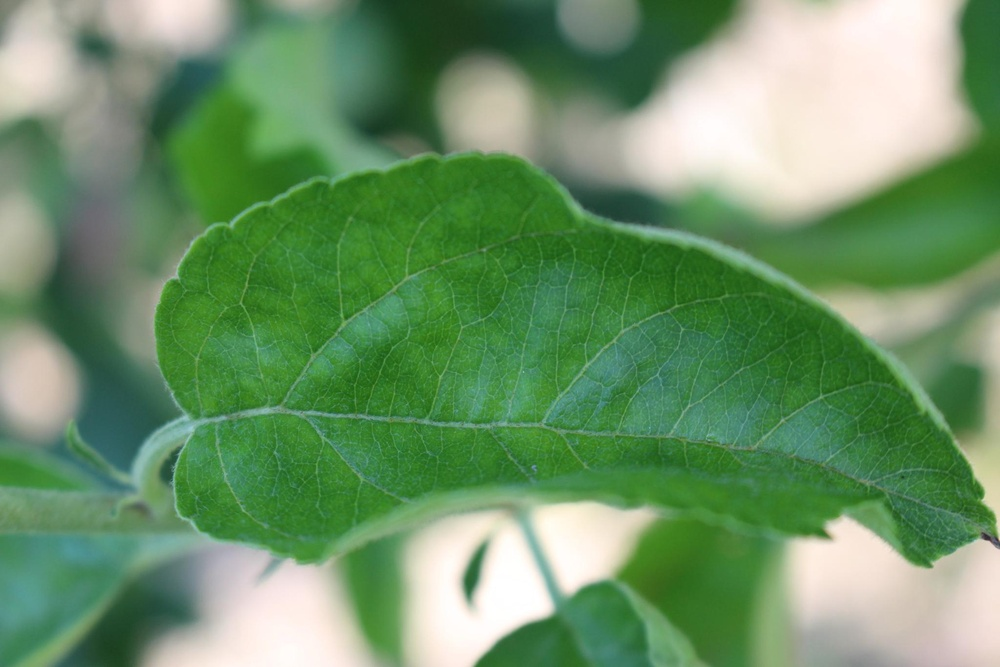
#> input picture Introducao a Visao Computacional/6. Aplicacao de filtros/Train_2.jpg, 1000 x 667 px, shrunk from 2048 x 1365 before the run
$ python filtroGaussiano.py
#> lines starting #> are read from the running program, lines starting #| are printed output that depends on the picture
import cv2

imgOriginal = cv2.imread("Train_2.jpg")
#> imgOriginal is the input picture: shape (667, 1000, 3); mean B, G, R 103.6, 147.2, 108.7
#                                               1     2
imgComFiltro = cv2.GaussianBlur(imgOriginal, (21,21), 8)
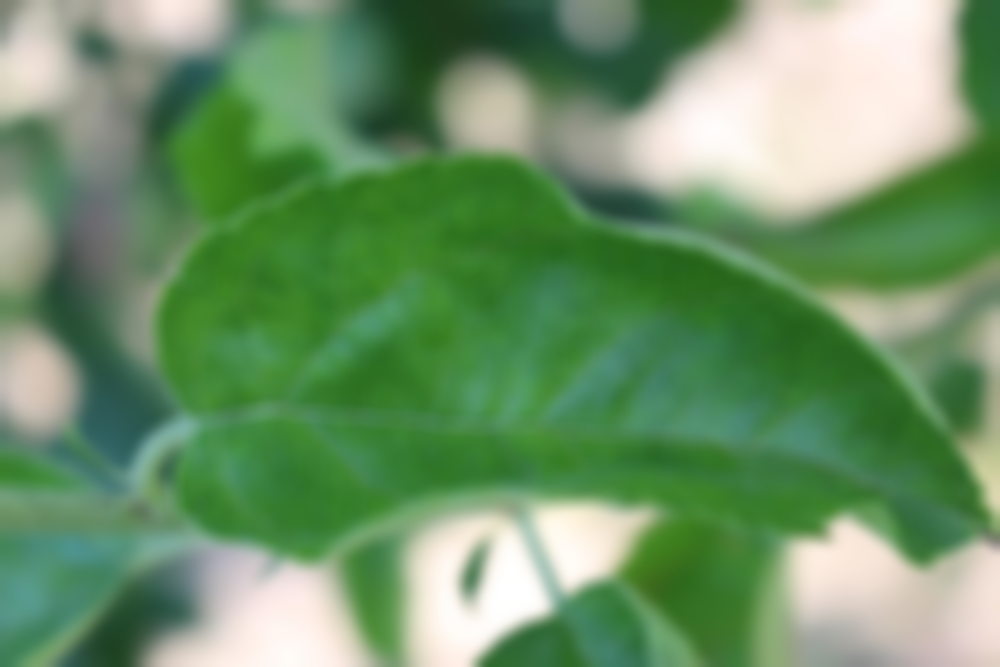
#> imgComFiltro: shape (667, 1000, 3); mean B, G, R 103.6, 147.2, 108.7
# 1: Tamanho da matriz. A quantidade que será aplicada (quanto maior o numero, mais embaçado)
# *É recomendado que a máscara seja uma matriz quadrada, com número ímpar de linhas e colunas
# 2: Grau de suavização

cv2.imshow("Original", imgOriginal)
cv2.imshow("Com Filtro", imgComFiltro)

cv2.waitKey(0)
cv2.destroyAllWindows()

$ run again, with Introducao a Visao Computacional/6. Aplicacao de filtros/Train_1.jpg copied over Introducao a Visao Computacional/6. Aplicacao de filtros/Train_2.jpg
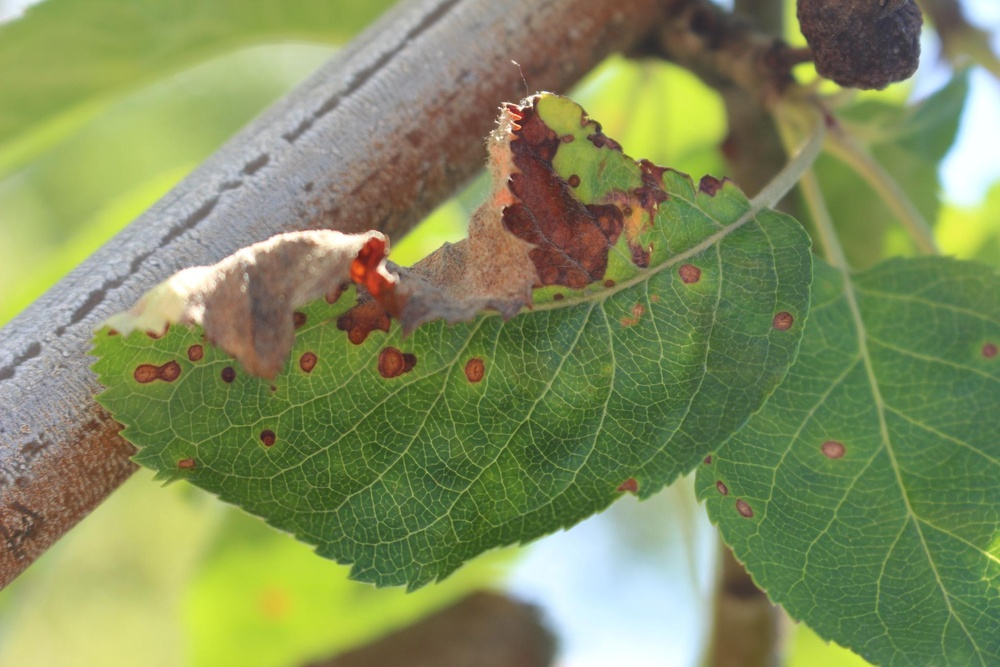
#> input picture Introducao a Visao Computacional/6. Aplicacao de filtros/Train_1.jpg, 1000 x 667 px, shrunk from 2048 x 1365 before the run
#> imgOriginal is the input picture: shape (667, 1000, 3); mean B, G, R 93.3, 142, 130.2
#> `imgComFiltro = cv2.GaussianBlur(imgOriginal, (21,21), 8)`:
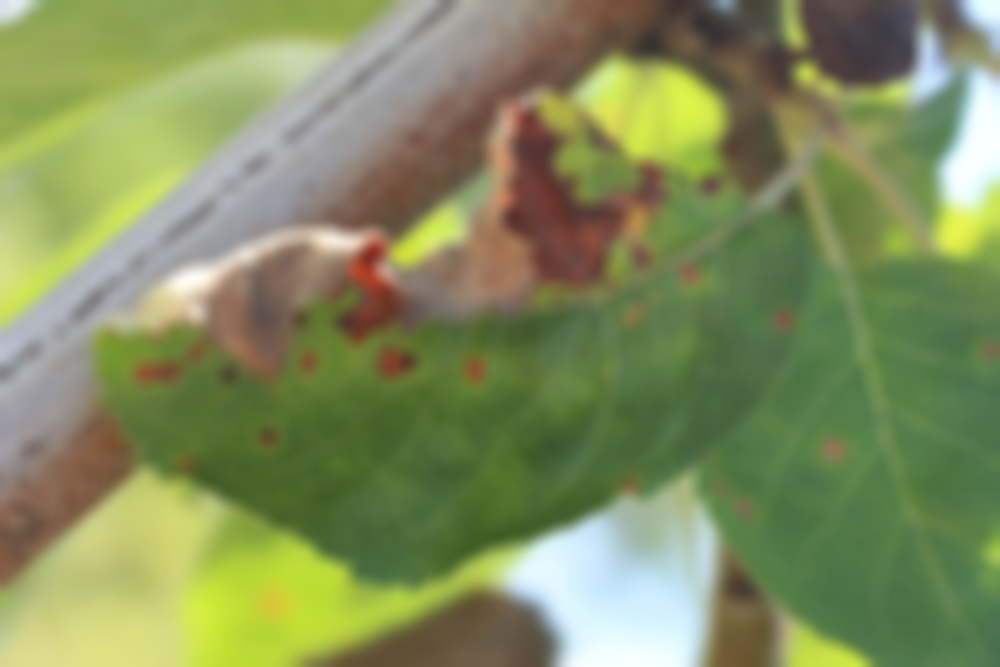
#> imgComFiltro: shape (667, 1000, 3); mean B, G, R 93.3, 142, 130.2
